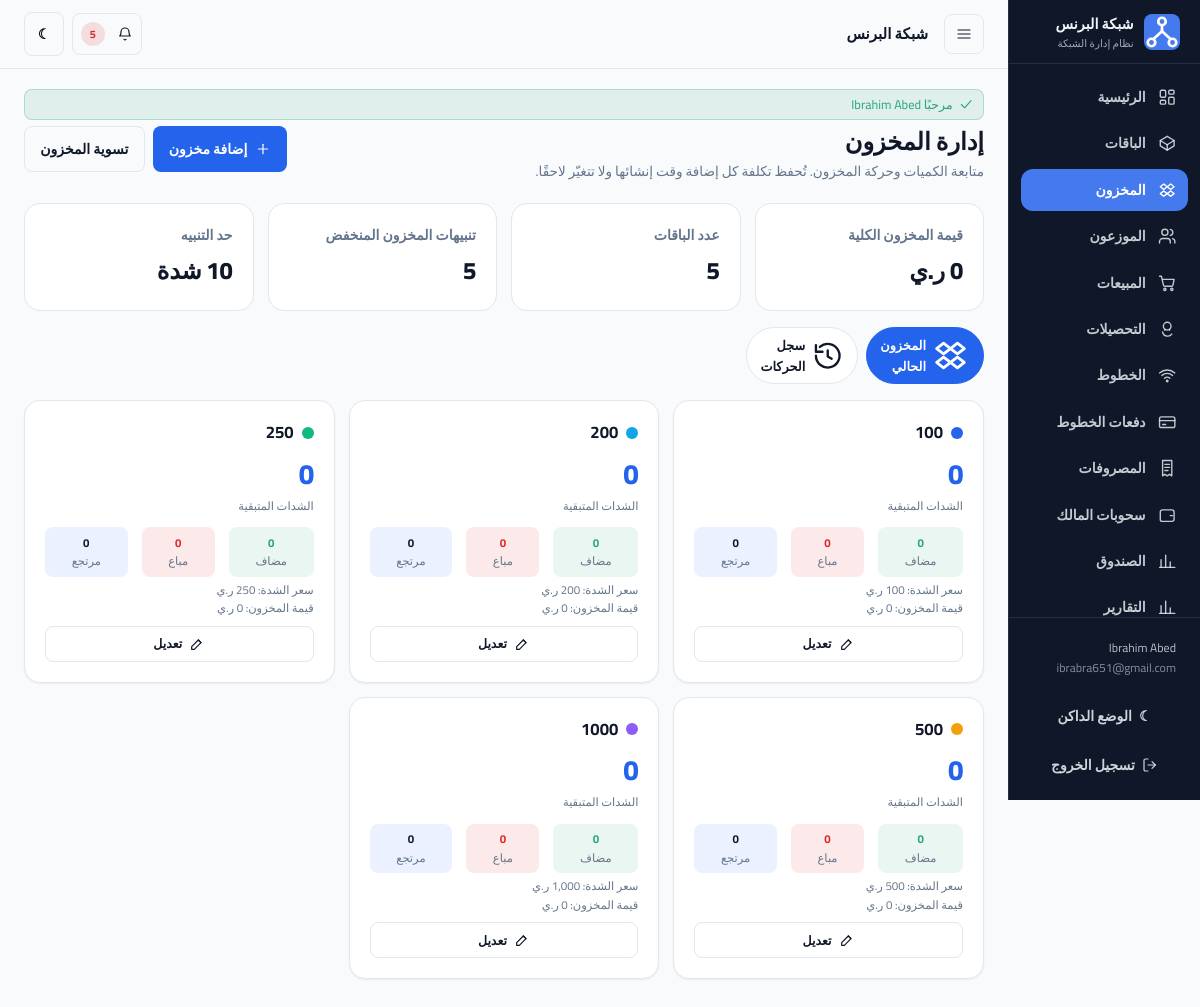
The page /inventory (signed in) on the database its author committed.
### tables this page shows
CREATE TABLE `settings` (
  `id` int unsigned NOT NULL AUTO_INCREMENT,
  `network_name` varchar(150) NOT NULL DEFAULT 'شبكة البرنس',
  `currency` varchar(10) NOT NULL DEFAULT 'YER',
  `currency_symbol` varchar(10) NOT NULL DEFAULT 'ر.ي',
  `admin_email` varchar(190) DEFAULT NULL,
  `opening_balance` decimal(14,2) NOT NULL DEFAULT '0.00',
  `low_stock_threshold` int unsigned NOT NULL DEFAULT '10',
  `updated_at` datetime NOT NULL,
  PRIMARY KEY (`id`)
);

CREATE TABLE `users` (
  `id` int unsigned NOT NULL AUTO_INCREMENT,
  `name` varchar(120) NOT NULL,
  `email` varchar(190) NOT NULL,
  `username` varchar(60) DEFAULT NULL,
  `password_hash` varchar(255) NOT NULL,
  `role` enum('admin','user') NOT NULL DEFAULT 'admin',
  `status` enum('active','disabled') NOT NULL DEFAULT 'active',
  `last_login_at` datetime DEFAULT NULL,
  `created_at` datetime NOT NULL,
  `updated_at` datetime NOT NULL,
  PRIMARY KEY (`id`),
  UNIQUE KEY `uq_users_email` (`email`),
  UNIQUE KEY `uq_users_username` (`username`)
);

CREATE TABLE `packages` (
  `id` int unsigned NOT NULL AUTO_INCREMENT,
  `name` varchar(120) NOT NULL,
  `price` decimal(14,2) NOT NULL DEFAULT '0.00',
  `data_mb` int unsigned NOT NULL DEFAULT '0',
  `hours` int unsigned NOT NULL DEFAULT '0',
  `color` varchar(20) NOT NULL DEFAULT '#2563eb',
  `status` enum('active','inactive') NOT NULL DEFAULT 'active',
  `description` varchar(255) DEFAULT NULL,
  `created_at` datetime NOT NULL,
  `updated_at` datetime NOT NULL,
  PRIMARY KEY (`id`),
  UNIQUE KEY `uq_packages_name` (`name`),
  KEY `idx_packages_status` (`status`)
);

### app/Views/inventory/index.php (the view, shortened to what the rows shown need)
<?php
$activeTab = ($_GET['tab'] ?? 'stock') === 'history' ? 'history' : 'stock';
?>
<div class="page-header">
    <div>
        <h1>إدارة المخزون</h1>
        <p>متابعة الكميات وحركة المخزون. تُحفظ تكلفة كل إضافة وقت إنشائها ولا تتغيّر لاحقًا.</p>
    </div>
    <div class="btn-group">
        <button type="button" class="btn btn--primary" data-modal-open="inventory-add"><?= icon('plus') ?> إضافة مخزون</button>
        <button type="button" class="btn btn--outline" data-modal-open="inventory-adjust">تسوية المخزون</button>
    </div>
</div>
<div class="grid grid--stats mb-4">
    <div class="stat">
        <span class="stat__title">قيمة المخزون الكلية</span>
        <span class="stat__value"><?= e(money($totalValue)) ?></span>
    </div>
    <div class="stat">
        <span class="stat__title">عدد الباقات</span>
        <span class="stat__value"><?= e((string) count($summary)) ?></span>
    </div>
    <div class="stat">
        <span class="stat__title">تنبيهات المخزون المنخفض</span>
        <span class="stat__value"><?= e((string) count($lowStock)) ?></span>
    </div>
    <div class="stat">
        <span class="stat__title">حد التنبيه</span>
        <span class="stat__value"><?= e((string) $threshold) ?> شدة</span>
    </div>
</div>
<div class="tabs">
    <a class="tab<?= $activeTab === 'stock' ? ' is-active' : '' ?>" href="<?= e(url('/inventory?tab=stock')) ?>"><?= icon('boxes') ?> المخزون الحالي</a>
    <a class="tab<?= $activeTab === 'history' ? ' is-active' : '' ?>" href="<?= e(url('/inventory?tab=history')) ?>"><?= icon('history') ?> سجل الحركات</a>
</div>
<?php if ($activeTab === 'stock'): ?>
    <?php if ($summary === []): ?>
        <div class="card card--pad">
            <div class="empty-state">
                <div class="empty-state__icon"><?= icon('boxes') ?></div>
                <h2>لا توجد باقات</h2>
                <p>أضف باقات أولًا ثم سجّل كميات الشدات.</p>
                <a class="btn btn--primary" href="<?= e(url('/packages')) ?>">إدارة الباقات</a>
            </div>
        </div>
    <?php else: ?>
        <div class="grid grid--cards">
            <?php foreach ($summary as $row): ?>
                <div class="card card--pad">
                    <div class="row">
                        <span class="dot" style="--dot:<?= e($row['color'] ?: '#2563eb') ?>"></span>
                        <h3 class="text-lg"><?= e($row['name']) ?></h3>
                    </div>
                    <p class="big-number text-primary mt-2"><?= e((string) $row['current']) ?></p>
                    <p class="text-xs text-muted">الشدات المتبقية</p>
                    <div class="grid grid--auto mt-3 text-center text-xs">
                        <div class="mini-stat mini-stat--green">
                            <p class="text-bold text-success"><?= e((string) $row['added']) ?></p>
                            <p class="text-muted">مضاف</p>
                        </div>
                        <div class="mini-stat mini-stat--red">
                            <p class="text-bold text-danger"><?= e((string) $row['sold']) ?></p>
                            <p class="text-muted">مباع</p>
                        </div>
                        <div class="mini-stat mini-stat--primary">
                            <p class="text-bold"><?= e((string) $row['returned']) ?></p>
                            <p class="text-muted">مرتجع</p>
                        </div>
                    </div>
                    <p class="text-xs text-muted mt-1">سعر الشدة: <?= e(money($row['unit_price'])) ?></p>
                    <p class="text-xs text-muted">قيمة المخزون: <?= e(money($row['value'])) ?></p>
                    <button type="button" class="btn btn--outline btn--sm btn--block mt-2"
                            data-fill="inventory-adjust"
                            data-values='<?= e(json_encode(['package_id' => (int) $row['package_id'], 'target_quantity' => (int) $row['current']], JSON_UNESCAPED_UNICODE)) ?>'>
                        <?= icon('edit') ?> تعديل
                    </button>
                </div>
            <?php endforeach; ?>
        </div>
    <?php endif; ?>
<?php endif; ?>

### app/Services/Core/helpers.php (shortened to what the rows shown need)
<?php
if (!function_exists('e')) {
    function e(mixed $value): string
    {
        return htmlspecialchars((string) ($value ?? ''), ENT_QUOTES | ENT_SUBSTITUTE, 'UTF-8');
    }
}
if (!function_exists('base_path_url')) {
    function base_path_url(): string
    {
        $dir = rtrim(str_replace('\\', '/', dirname($_SERVER['SCRIPT_NAME'] ?? '/')), '/');
        return $dir === '/' ? '' : $dir;
    }
}
if (!function_exists('url')) {
    function url(string $path = '/'): string
    {
        return base_path_url() . '/' . ltrim($path, '/');
    }
}
if (!function_exists('money')) {
    function money(mixed $amount, ?string $symbol = null): string
    {
        $value = (float) ($amount ?? 0);
        $symbol ??= Setting::symbol();
        return number_format($value, 0, '.', ',') . ' ' . $symbol;
    }
}
if (!function_exists('settings')) {
    function settings(): array
    {
        return Setting::all();
    }
}
if (!function_exists('is_active_path')) {
    function is_active_path(string $path): bool
    {
        $current = parse_url($_SERVER['REQUEST_URI'] ?? '/', PHP_URL_PATH) ?: '/';
        $current = '/' . trim(substr($current, strlen(base_path_url())), '/');
        $path = '/' . trim($path, '/');
        return $path === '/' ? $current === '/' : str_starts_with($current, $path);
    }
}
if (!function_exists('icon')) {
    function icon(string $name, string $class = ''): string
    {
        $path = $paths[$name] ?? $paths['activity'];
        return '<svg class="' . e($class) . '" viewBox="0 0 24 24" fill="none" stroke="currentColor" '
            . 'stroke-width="1.8" stroke-linecap="round" stroke-linejoin="round" aria-hidden="true" focusable="false">'
            . $path . '</svg>';
    }
}

### app/Services/Core/Router.php (shortened to what the rows shown need)
<?php
final class Router
{
    private array $routes = [];
    private function add(string $method, string $pattern, array $handler, array $middleware): void
    {
        $this->routes[] = [
            'method' => $method,
            'pattern' => $pattern,
            'regex' => $this->toRegex($pattern),
            'handler' => $handler,
            'middleware' => $middleware,
        ];
    }
    private function toRegex(string $pattern): string
    {
        $escaped = preg_replace('#\{([a-zA-Z_][a-zA-Z0-9_]*)\}#', '(?P<$1>[^/]+)', $pattern);
        return '#^' . $escaped . '$#';
    }
    public function dispatch(string $method, string $uri): void
    {
        $path = parse_url($uri, PHP_URL_PATH) ?: '/';
        $path = rawurldecode($path);
        $path = '/' . trim($path, '/');
        foreach ($this->routes as $route) {
            if (!preg_match($route['regex'], $path, $matches)) {
                continue;
            }
            $params = [];
            $this->run($route['handler'], $route['middleware'], $params);
            return;
        }
    }
    private function run(array $handler, array $middleware, array $params): void
    {
        foreach ($middleware as $name) {
            if ($name === 'auth') {
                Auth::requireLogin();
            }
        }
        [$class, $action] = $handler;
        $controller = new $class();
        $controller->{$action}($params);
    }
}

### app/Views/partials/sidebar.php (shortened to what the rows shown need)
<?php
$nav = [
    ['/', 'الرئيسية', 'dashboard'],
    ['/packages', 'الباقات', 'package'],
    ['/inventory', 'المخزون', 'boxes'],
    ['/distributors', 'الموزعون', 'users'],
    ['/sales', 'المبيعات', 'cart'],
    ['/collections', 'التحصيلات', 'coins'],
    ['/lines', 'الخطوط', 'wifi'],
    ['/line-payments', 'دفعات الخطوط', 'credit-card'],
    ['/expenses', 'المصروفات', 'receipt'],
    ['/owner-withdrawals', 'سحوبات المالك', 'wallet'],
    ['/cash', 'الصندوق', 'chart'],
    ['/reports', 'التقارير', 'chart'],
    ['/search', 'البحث', 'search'],
    ['/audit', 'سجل التدقيق', 'history'],
    ['/settings', 'الإعدادات', 'settings'],
    ['/backup', 'النسخ الاحتياطي', 'database'],
];
?>
<aside class="sidebar" data-sidebar>
    <div class="sidebar__brand">
        <div class="sidebar__logo"><?= icon('network') ?></div>
        <div>
            <div class="sidebar__title"><?= e($settings['network_name'] ?? 'شبكة البرنس') ?></div>
            <div class="sidebar__subtitle">نظام إدارة الشبكة</div>
        </div>
    </div>
    <nav class="sidebar__nav">
        <?php foreach ($nav as [$path, $label, $iconName]): ?>
            <a class="nav-item<?= is_active_path($path) ? ' is-active' : '' ?>" href="<?= e(url($path)) ?>">
                <?= icon($iconName) ?>
                <span><?= e($label) ?></span>
            </a>
        <?php endforeach; ?>
    </nav>
    <div class="sidebar__footer">
        <div class="sidebar__user">
            <?= e($currentUser['name'] ?? '') ?><br>
            <span class="opacity-70"><?= e($currentUser['email'] ?? '') ?></span>
        </div>
        <button type="button" class="btn btn--ghost btn--on-dark btn--block" data-theme-toggle>
            <span data-theme-icon>☾</span>
            <span data-theme-label>الوضع الداكن</span>
        </button>
        <form method="post" action="<?= e(url('/logout')) ?>">
            <button type="submit" class="btn btn--ghost btn--on-dark btn--block">
                <?= icon('logout') ?>
                <span>تسجيل الخروج</span>
            </button>
        </form>
    </div>
</aside>

### app/Views/partials/topbar.php (shortened to what the rows shown need)
<header class="topbar">
    <div class="topbar__start">
        <button type="button" class="btn btn--outline btn--icon menu-toggle" data-menu-toggle aria-label="القائمة">
            <?= icon('menu') ?>
        </button>
        <div class="brand-inline">
            <span><?= e($settings['network_name'] ?? 'شبكة البرنس') ?></span>
        </div>
    </div>
    <div class="topbar__end">
        <button type="button" class="btn btn--outline btn--icon" data-theme-toggle aria-label="تبديل المظهر">
            <span data-theme-icon>☾</span>
        </button>
    </div>
</header>

### rows shown on the page
settings: network_name "شبكة البرنس"
users: name "Ibrahim Abed", email "ibrabra651@gmail.com"
packages: name "100", current "0", added "0", sold "0", returned "0", price "100 ر.ي", value "0 ر.ي"
packages: name "200", current "0", added "0", sold "0", returned "0", price "200 ر.ي", value "0 ر.ي"
packages: name "250", current "0", added "0", sold "0", returned "0", price "250 ر.ي", value "0 ر.ي"
packages: name "500", current "0", added "0", sold "0", returned "0", price "500 ر.ي", value "0 ر.ي"
packages: name "1000", current "0", added "0", sold "0", returned "0", price "1,000 ر.ي", value "0 ر.ي"

### other values the page prints
$label "الرئيسية"
$label "الباقات"
$label "المخزون"
$label "الموزعون"
$label "المبيعات"
$label "التحصيلات"
$label "الخطوط"
$label "دفعات الخطوط"
$label "المصروفات"
$label "سحوبات المالك"
$label "الصندوق"
$label "التقارير"
$count "5"
$flash['message'] "مرحبًا Ibrahim Abed"
money($totalValue) "0 ر.ي"
